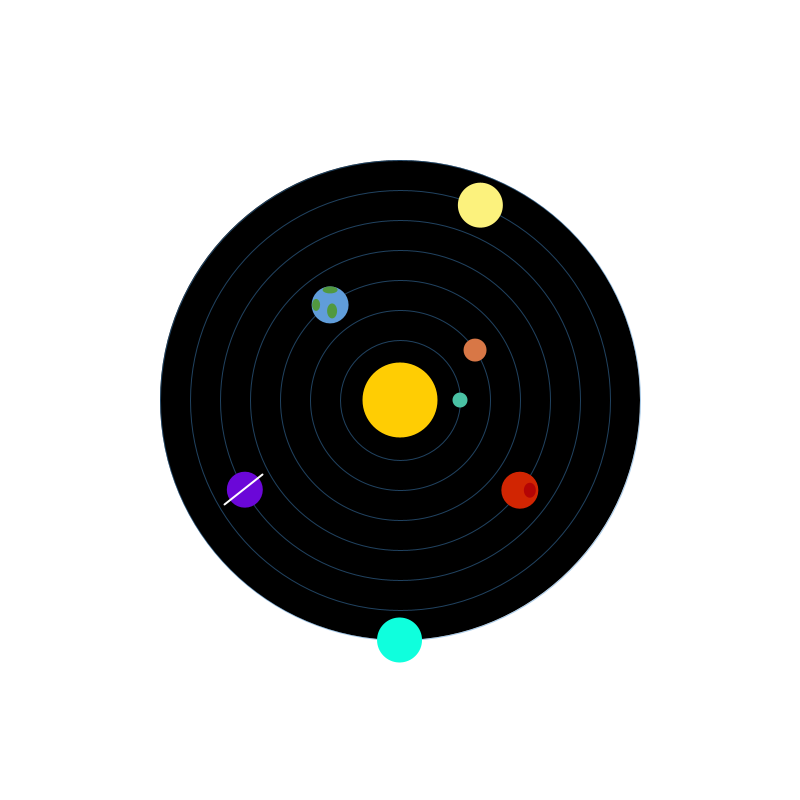
Frame 1 (no input)
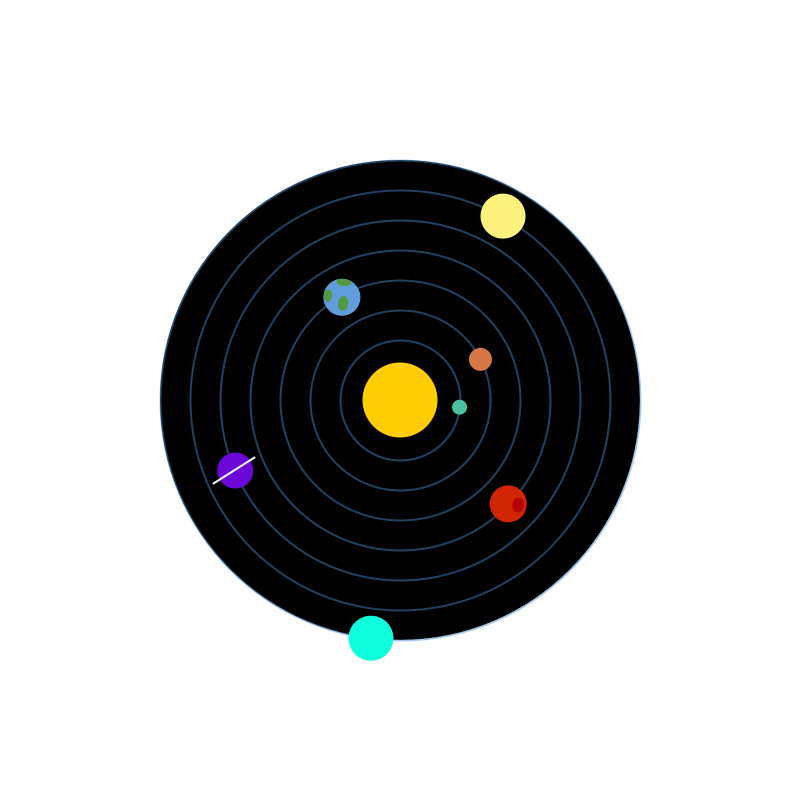
Frame 60 (the mouse pressed at the canvas centre just before this capture)
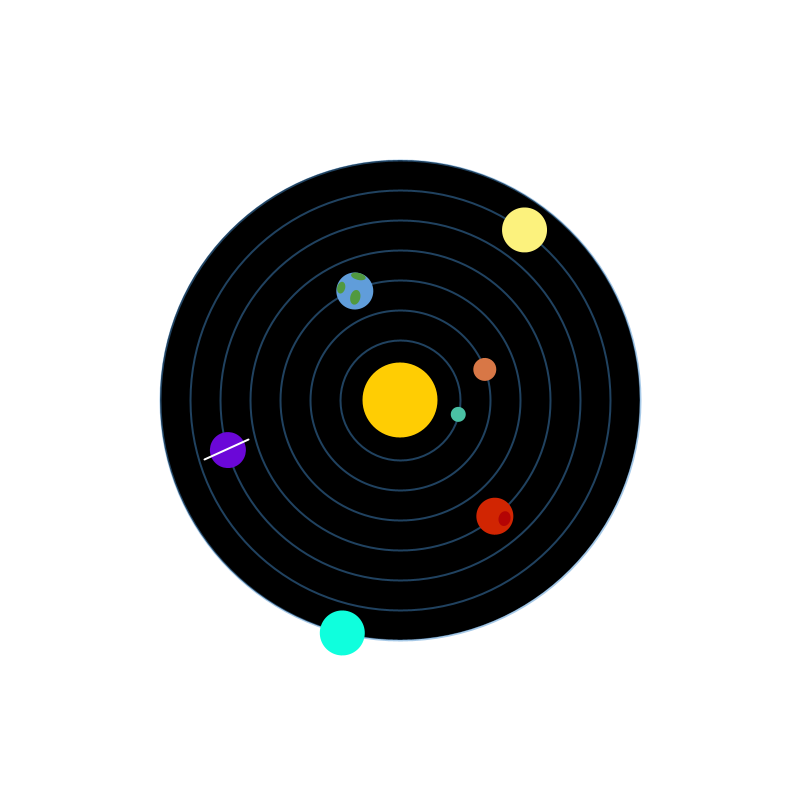
Frame 120 (the mouse held since frame 60 and released just before this capture)

The Processing sketch that drew these frames (run headless with seeded random() and noise(); from frame 60 on, the mouse is pressed at the canvas centre):

// Processing sketch: processing_163961
// ── processing_163961.pde

int x;
int y;
int r;
float angle;
int sunX=x+400;
int sunY=y+400;


void setup(){
  size (800,800);
  smooth();
  int x=width/2;
  int y=height/2;

}

void draw(){
background(255);


//MY SOLAR SYSTEM

  orbits();

  sun();
  mercury();
  // pushMatrix();
  
  // angle = angle+0.5;
  // rotate(radians(angle));
   venus();
  // popMatrix();
  
 
  earth();
  mars();
  saturn();
  uranus();
  jupiter();  

}

// FUNCTIONS

// draw orbits

void orbits(){  
   for (int i=480; i>0; i=i-60){
   ellipseMode(CENTER);
   fill(0);
   stroke(69, 140, 204, 120);
   ellipse(width/2,height/2,i,i);
  }
} 

// DRAW SUN

void sun (){
ellipseMode(CENTER);
noStroke();
fill(255,205,3);
ellipse(sunX,sunY,r+75,r+75);

}

//DRAW PLANETS:

//DRAW MERCURY:

void mercury (){
pushMatrix();
translate(width/2,height/2);  
angle = angle+0.05;
rotate(radians(angle));
ellipseMode(CENTER);
noStroke();
fill(74,193,164);
ellipse(x+60,y,15,15);
popMatrix();
}


//DRAW VENUS


void venus () {
  

pushMatrix();
translate(width/2,height/2);  
angle = angle+0.0005;
rotate(radians(angle));
  
noStroke();
fill(216,119,70);
ellipse(x+75,y-50,23,23);
popMatrix();

}

//DRAW EARTH


void earth (){
  pushMatrix();
translate(width/2,height/2);  
angle = angle+0.005;
rotate(radians(angle));
  
 noStroke();
fill(96,157,218);
ellipse(x-70,y-95,37,37);
//EARTH DETAILS
//left
fill(81,153,64);
ellipseMode(CENTER);
ellipse(x-70,y-110,15, 7);
//right
fill(81,153,64);
ellipseMode(CENTER);
ellipse(x-68,y-89,10,15);
//upper
fill(81,153,64);
ellipseMode(CENTER);
ellipse(x-84,y-95,8, 12);
popMatrix();    
}

// MARS

void mars (){
  pushMatrix();
translate(width/2,height/2);  
angle = angle+0.05;
rotate(radians(angle));
  
noStroke();
fill(209,37,2);
ellipse(x+120,y+90,37,37);
//MARS DETAILS
fill(180,4,4);
ellipse(x+130,y+90,12,15);
popMatrix();
}


//JUPITER

void jupiter (){
    pushMatrix();
translate(width/2,height/2);  
angle = angle+0.005;
rotate(radians(angle));
noStroke();
fill(107,7,216);
ellipse(x-155,y+90,36,36);
stroke(255,255,255);
strokeWeight(2);
line(x-175,y+105,x-137,y+75);
popMatrix();
}


// DRAW SATURN+CIRCLE

void saturn (){
pushMatrix();
translate(width/2,height/2);  
angle = angle+0.0005;
rotate(radians(angle));

noStroke();
fill(252,242,125);
ellipse(x+80,y-195,45,45);
popMatrix();

//SATURN CIRCLE
pushMatrix();

rotate(-.25);
fill(87, 6, 140);
ellipse(x-273,y-568,80,12);
popMatrix();

}

// URANUS

void uranus (){
  pushMatrix();
translate(width/2,height/2);  
angle = angle+0.005;
rotate(radians(angle));
noStroke();
fill(15,255,221);
ellipse(x,y+240,45,45);
popMatrix();
}






//rotate planets
// void spin (){
  
//   pushMatrix();
// angle = angle+0.5;
// rotate(radians(angle));
// popMatrix();
// }
  
